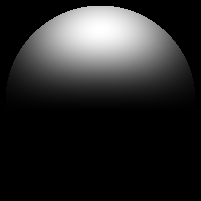
%> input picture img/tgt/SLMtarget_circ_parts4.png, 201 x 201 px
$ octave EasyHoloApp.m   (GNU Octave 9; MATLAB toolbox functions it lacks are replaced by stand-ins)
%> lines starting %> are read from the running program, lines starting %| are printed output that depends on the picture
### src/GS_routine.m
function [phase] = GS_routine(target,source,n_iter)
A = ifft2(target);
old_A = A;
for a = 1:n_iter
    B = source.*exp(1i.*angle(A));
    C = fft2(B);
    D = target.*exp(1i.*angle(C));
    A = ifft2(D);
    if isequal(A,old_A)
        break
    end
    old_A = A;
end
phase = angle(A);

### src/EasyHoloApp.m
% Easy holoapp
clear
% close all

%% Get initial parameters
dims = [1152,1920]; % SLM dimensions
beam_diam = 50.5e-3; % Beam diameter
slmPix = 9.2e-6; % SLM pitch
n_iter = 10; % No of iterations for GS routine
out_name = 'phase';

% Target image
% img=imread('..\img\tgt\SLMtarget_ICL5.png');
% img=imread('..\img\tgt\SLMtarget_num4.png');
img=imread('..\img\tgt\SLMtarget_circ_parts4.png');
%> img is the input picture: size 201x201 uint8; min 0, max 255, mean 40.2
img=mean(img,3);
%> img: size 201x201 double
colormap gray

%% Build illumination map: get the illumination on the SLM
slm_beam_rad = round(beam_diam/(2*slmPix));
[slmX, slmY] = meshgrid(-round(dims(2)/2):round(dims(2)/2)-1, ...
               -round(dims(1)/2):round(dims(1)/2)-1);
slmR = sqrt(slmX.^2 + slmY.^2);
beamGauss = exp(-2*slmR.^2/slm_beam_rad^2); % formula from https://www.edmundoptics.co.uk/knowledge-center/application-notes/lasers/gaussian-beam-propagation/

%% Resize target image if necessary
dim_img = size(img);
%> dim_img = [201 201]

if ~all(dim_img>dims)
    log_arr = dim_img<=dims;
%> log_arr = [true true]

    if log_arr(1)
        padY = dims(1)-dim_img(1);
%> padY = 951
    else
        disp('Image will be cut in y axis'); % Not done yet
    end

    if log_arr(2)
        padX = dims(2)-dim_img(2);
%> padX = 1719
    else
        disp('Image will be cut in x axis');
    end
end

tgt = padarray(img,round([padY padX]./2),0,'both');
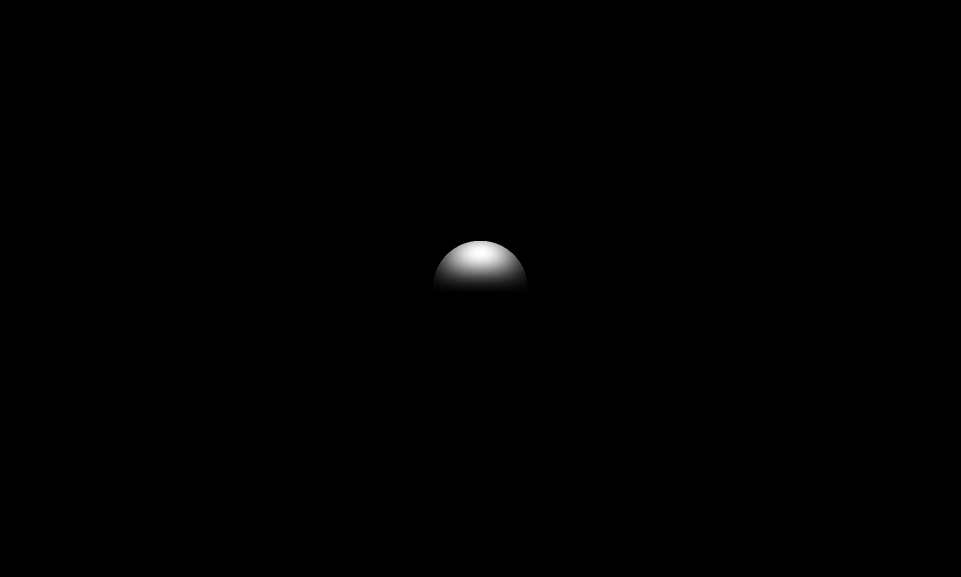
%> tgt: size 1153x1921 double (shown at 1/2 size); min 0, max 255, mean 0.7
tgt = resize(tgt,dims);
%> tgt: size 1152x1920 double

%% Use illumination map to emply the GS routine
[phase] = GS_routine(tgt,beamGauss,n_iter);
%> in GS_routine, `phase = angle(A);`:
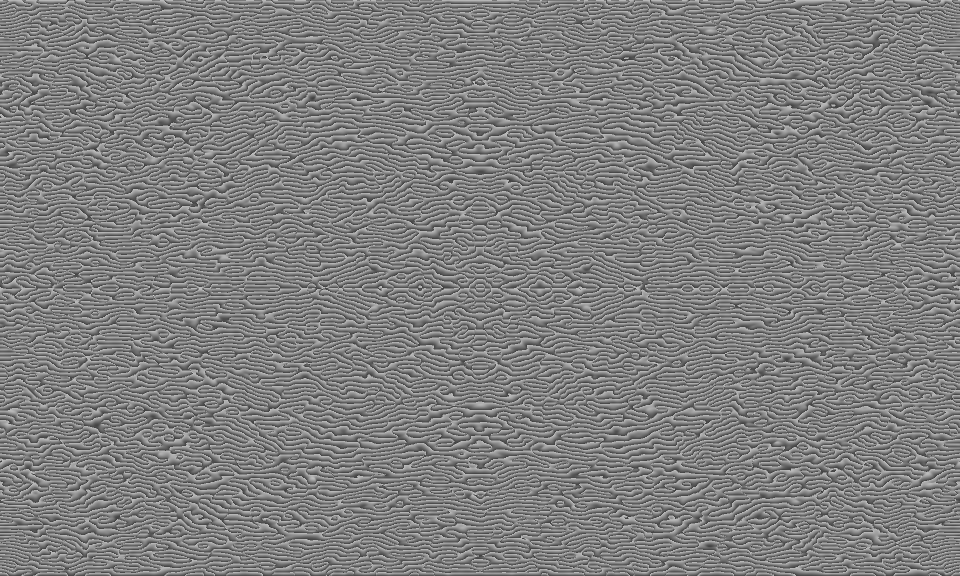
%> phase: size 1152x1920 double (shown at 1/2 size); min -3.14, max 3.14, mean 0.000401; drawn with min black and max white

figure(1)
imagesc(abs(fft2(beamGauss.*exp(1i.*phase))));
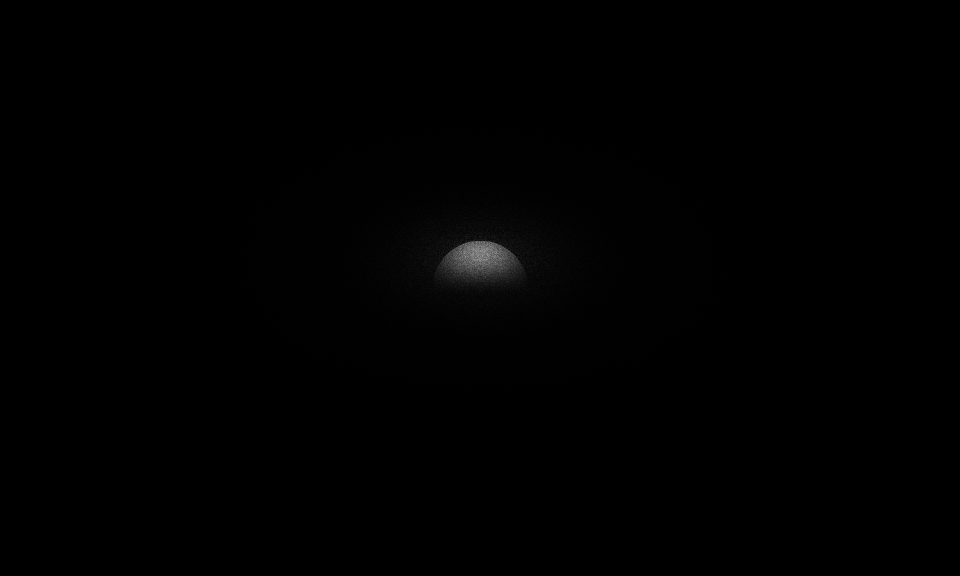
%> displayed picture: size 1152x1920x3, on the screen's scale of 0 to 255 (shown at 1/2 size); min 0, max 255, mean 0.7
figure(2)
h=imagesc(phase);
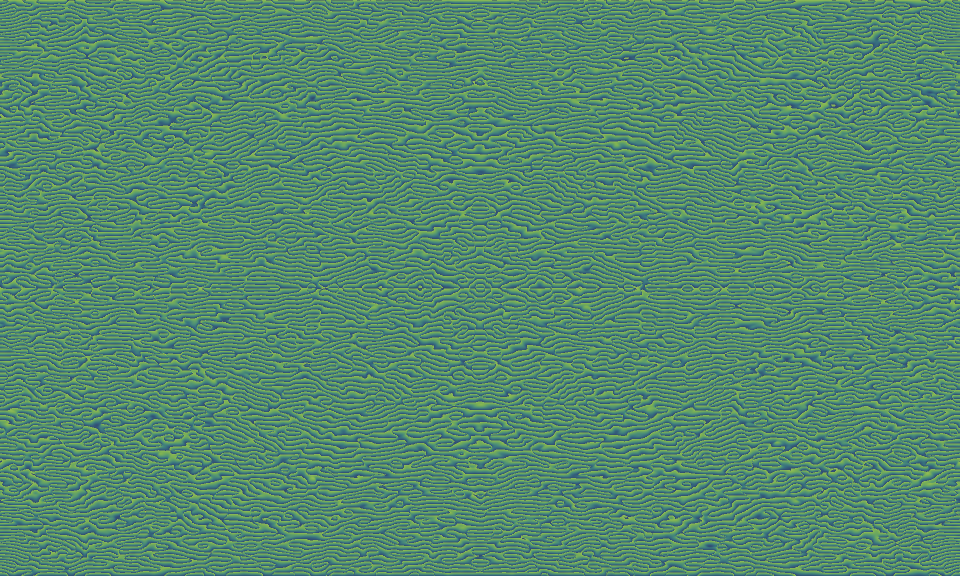
%> displayed picture: size 1152x1920x3, on the screen's scale of 0 to 255 (shown at 1/2 size); mean R, G, B 83.5, 137.2, 109.8
%% Save SLM phase map on machine
imwrite(phase,['..\img\out\',out_name,'.bmp'])
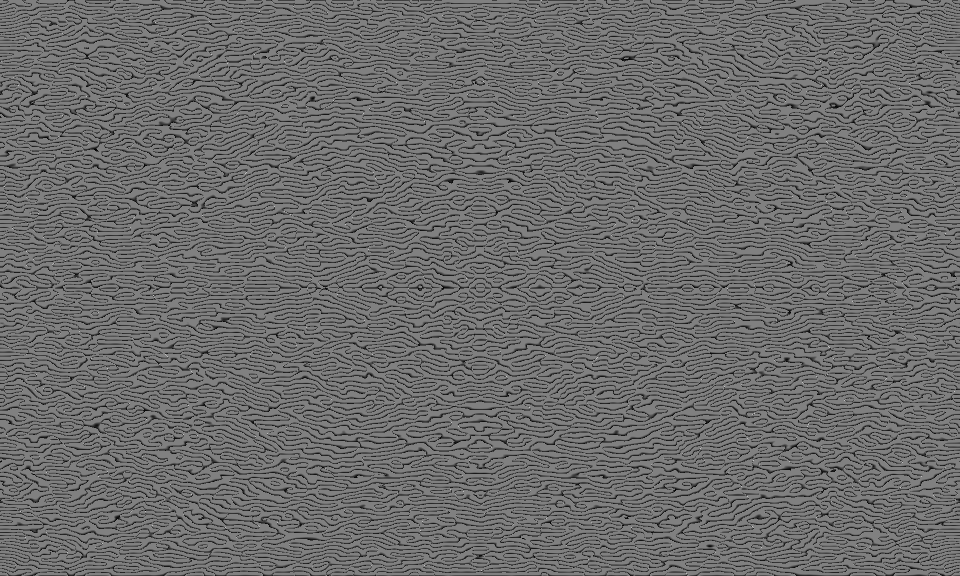
%> saved as phase.bmp: size 1152x1920 uint8 (shown at 1/2 size); min 0, max 255, mean 107.2
%% Connect with SLM and use the phase map wanted

bit_depth = 12; %bit depth = 8 for small 512, 12 for 1920
%> (the run ends here)
